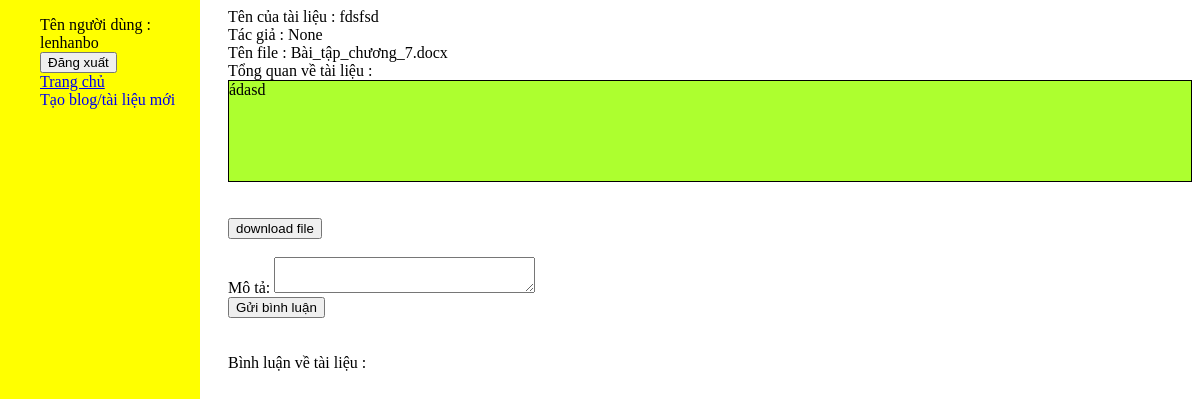
The page /document/3/ (signed in) on the database its author committed.
### blog/models.py (models this page shows, shortened)
class document(models.Model):
    name = models.CharField(max_length=1000)
    description = models.TextField(max_length=100000, null = 1)
    author = models.ForeignKey(User, on_delete=models.SET_NULL, null= 1, blank=1)
    file = models.FileField(upload_to=user_directory_path, null=1, blank=1)
    upload_date = models.DateTimeField(auto_now_add=True)
    def get_file_name(self):
        file_path = self.file.path
        filename=os.path.basename(file_path)
        return filename
    class Meta:
        ordering = ['upload_date']

### blog/views.py (the view)
# urls.py: path('document/<int:pk>/', views.document_detail.as_view(), name = 'document_detail'),
class document_detail(LoginRequiredMixin, generic.DetailView):
    model = document
    template_name = 'blog/document_detail.html'
    def get_context_data(self, **kwargs):
        context = super().get_context_data(**kwargs)
        my_comment = create_comment()
        context['comments'] = self.object.comment_set.order_by('-upload_date')
        context['form'] = my_comment
        return context

### blog/forms.py (shortened to what this page needs)
class create_comment(forms.ModelForm):
    content = forms.CharField(widget=forms.Textarea(attrs={"rows": 2, "cols" : 30}), required=True, label="Mô tả")
    class Meta:
        model = comment
        fields = [
            'content',
        ]

### templates/blog/document_detail.html (shortened to what this page needs)
{% extends 'blog/master.html' %}
{% load static %}
{% block style %}
    <link rel="stylesheet" type="text/css" href="{% static 'blog/style.css' %}">
{% endblock %}
{% block content %}
    <div class="test" style="overflow: hidden;">
        <div>
        Tên của tài liệu : {{ document.name }} <br>
        Tác giả : {{ document.author }} <br>
        {% if document.file %}
        Tên file : {{document.get_file_name}}
        {% endif %}
        </div>
        <div style="padding: 10px 20p;">
        Tổng quan về tài liệu : <br>
         <div style="background-color: greenyellow; border: 1px black solid;min-height:100px;"> {{ document.description}}
         </div>
        </div>
        <br>
        <br>
        {% if document.file %}
        <form action="download/" method="post">
            <input type="submit" value="download file">
        </form>
        {% endif %}
    </div>
    <br>
    <form method="post" action = "submitcomment">
    {{ form.as_div }}
    <input type="submit" value="Gửi bình luận">
    </form>
    <br>
    <br>
    Bình luận về tài liệu :
{% endblock %}

### templates/blog/master.html (shortened to what this page needs)
<!DOCTYPE html>
{% load static %}
<html>
    <head>
        {% block style %}    {% endblock %}
    <link rel="stylesheet" type="text/css" href="{% static 'blog/style.css' %}">
    </head>
    <body >
        <div style="background-color: yellow; position: fixed;height: 100vh; width: 200px; top:0; left: 0;">
            <ul style= "list-style-type: none;">
            {% if user.is_authenticated %}
            <li  ><div> Tên người dùng : {{user.get_username}} </div></li>
            <li >
            <form id="logout-form" method="post" action="{% url 'logout' %}">
                <button type="submit" class="btn btn-link">Đăng xuất</button>
              </form>
            {% else %}
              <li><a  href="{% url 'login' %}">Đăng nhập</a></li>
              <li><a href="{% url 'register_form'%}"> Đăng ký tài khoản </a></li>
            {% endif %}
            </li>
                <li class = "page_navi" > <a  href="{% url 'homepage' %}"> Trang chủ</a> </li>
            {% if user.is_authenticated %}
            <li> <a href = "{% url 'create_blog' %}" style="text-decoration: none;"> Tạo blog/tài liệu mới</a></li>
            {% endif %}
            </ul>
        </div>
        <div style="margin-left: 220px;">
        {% block content %}
        {% endblock %}
        </div>
    </body>
</html>

### rows shown on the page
document: name "fdsfsd", author "None", get_file_name "Bài_tập_chương_7.docx", description "ádasd"

### other values the page prints
{{ user.get_username }} "lenhanbo"
